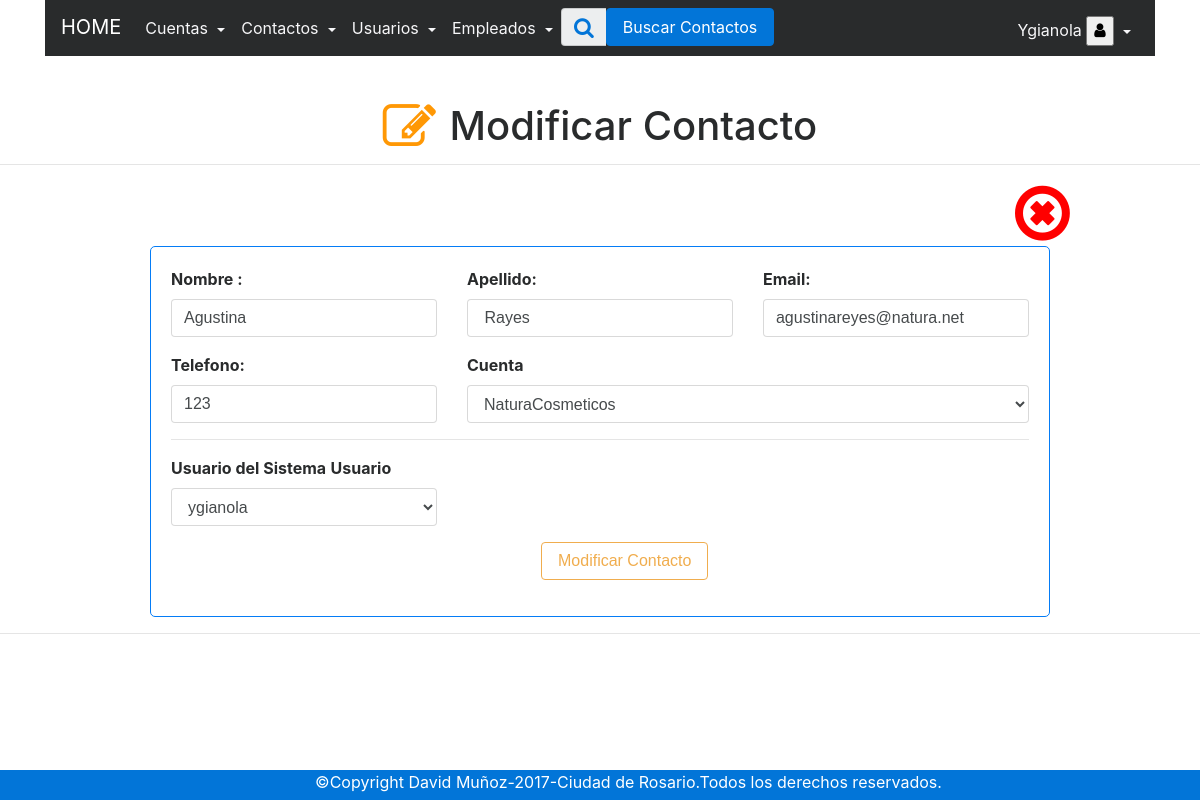
The page /php/modificar_contacto.php?id=17 (signed in) on the database its author committed.
### tables this page shows
CREATE TABLE IF NOT EXISTS `contactos` (
  `id` int(255) NOT NULL AUTO_INCREMENT,
  `cuenta_id` int(255) DEFAULT '0',
  `usuario_id` int(255) NOT NULL DEFAULT '0',
  `nombre` varchar(50) NOT NULL DEFAULT '0',
  `apellido` varchar(50) NOT NULL DEFAULT '0',
  `email` varchar(50) NOT NULL DEFAULT '0',
  `telefono` varchar(250) DEFAULT '0',
  `estado` int(1) DEFAULT '0',
  PRIMARY KEY (`id`),
  KEY `IdUsuario` (`usuario_id`),
  KEY `IdCuenta` (`cuenta_id`),
  CONSTRAINT `FK_contactos_cuentas` FOREIGN KEY (`cuenta_id`) REFERENCES `cuentas` (`id`) ON DELETE CASCADE ON UPDATE CASCADE,
  CONSTRAINT `FK_contactos_usuarios` FOREIGN KEY (`usuario_id`) REFERENCES `usuarios` (`id`) ON DELETE CASCADE ON UPDATE CASCADE
);

### php/modificar_contacto.php (called while the page is built, shortened)
<?php session_start();
require 'conexion.php';
if (isset($_GET['id'])) {
    $id  = $_GET["id"];
    $sql = $conexion->prepare("SELECT con.id,con.usuario_id,con.nombre,con.apellido,con.email,con.telefono, con.cuenta_id,cue.nombreempresa
FROM  contactos con
JOIN cuentas cue ON con.cuenta_id=cue.id
 WHERE con.id =:id");
    $sql->execute(array(':id' => $id));
    $res = $sql->fetchAll(PDO::FETCH_OBJ);
}
require '../views/contactos/modificar_contacto.view.php';

### views/contactos/modificar_contacto.view.php (the view, shortened to what this page needs)
<?php include '../views/menu/menucontactos_activo.view.php';?>
<h1 align="center"><i class="editarcuenta fa fa-pencil-square-o fa-lg" aria-hidden="true">&nbsp;</i>Modificar Contacto</h1>
<hr>
<div class="offset-10 col-sm-1">
<a href="../php/index_contactos.php" onclick="return confirm('¿Desea Cancelar?')" data-toggle="tooltip" data-placement="bottom" title="Cancelar"><i class="cancelform fa fa-times-circle-o fa-4x" aria-hidden="true"></i></i>
</a>
</div>
<form class="form-comtrol formagregar" action="<?php echo htmlspecialchars($_SERVER['PHP_SELF']); ?>" method="post" name="form">
<?php foreach ($res as $key): ?>
<div class="form-group row">
  <div class="col-sm-4">
  <label  for="inputEmail1"><strong>Nombre :</strong></label>
    <input required="" value="<?php echo $key->nombre; ?>" type="text" name="nombre" class="form-control" placeholder="Nombre">
  </div>
  <div class="col-sm-4">
  <label  for="inputEmail1"><strong>Apellido:</strong></label>
    <input required="" value="<?php echo $key->apellido; ?>" type="text" name="apellido" class="form-control " placeholder="apellido">
  </div>
  <div class="col-sm-4">
  <label  for="inputEmail1"><strong>Email:</strong></label>
    <input required="" value="<?php echo $key->email; ?>" type="text" name="email" class="form-control" placeholder="email">
  </div>
</div>
<div class="form-group row">
  <div class="col-sm-4">
  <label  for="inputEmail1"><strong>Telefono:</strong></label>
    <input required="" value="<?php echo $key->telefono; ?>" type="text" name="telefono" class="form-control" placeholder="telefono">
    </div>
<?php endforeach?>
 <div class="col-sm-8">
  <label  for="inputEmail1"><strong>Cuenta</strong></label>
<select required class="form-control" name="cuenta_id" id="cuenta_id">
<?php foreach ($res as $key): ?>
<option selected="selected"  value="<?php echo $key->cuenta_id ?>" ><?php echo $key->nombreempresa ?></option>
<?php endforeach;?>
</select>
 </div>
</div>
<hr>
<?php
$conusu = $conexion->prepare("SELECT con.usuario_id,con.id,usu.usuario
FROM  contactos con
JOIN usuarios usu ON con.usuario_id=usu.id
 WHERE con.id = $id");
$conusu->execute();
$rconusu = $conusu->fetchAll(PDO::FETCH_OBJ);
?>
<div class="form-group row">
  <div class="col-sm-4">
  <label  for="inputEmail1"><strong>Usuario del Sistema</strong></label>
<label  for="inputEmail1"><strong>Usuario</strong></label>
<select required  class="form-control chosen-select" id="usuario_id" name="usuario_id">
     <?php foreach ($rconusu as $conusu): ?>
<option selected="selected" value="<?php echo $conusu->usuario_id ?>"></a>
    <?php echo $conusu->usuario ?>
                </option>
                   <?php endforeach;?>
</select>
  </div>
</div>
<div class="form-group row">
      <div class="offset-sm-5 col-sm-8">
        <input type="submit" class="btn btn-outline-warning" name="modificar" value="Modificar Contacto">
      </div>
  </div>
</form>
<hr>
</body>
</html>
<?php include '../views/menu/footer.view.php';?>

### assets/css/styles.css (style rules this page uses)
.formagregar { width: 900px; margin: 1px auto; background: #FFFFFF; padding: 20px; border-radius: 5px; border: 1px solid #047CF6; }
.cancelform { color: red; margin: auto; }
.editarcuenta { color: #FF9805; }

### rows shown on the page
contactos: nombre "Agustina", apellido "Rayes", email "agustinareyes@natura.net", telefono "123"

### other values the page prints
$_SESSION['usuario'] "Ygianola"
form field cuenta_id "NaturaCosmeticos"
